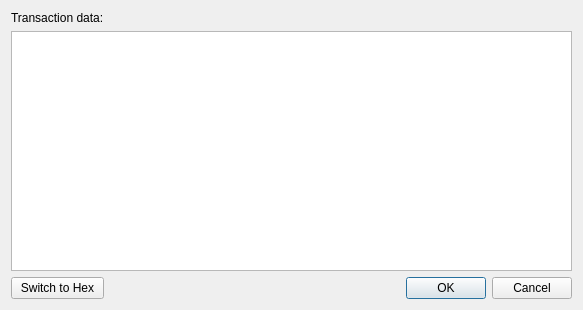
<?xml version="1.0" encoding="UTF-8"?>
<ui version="4.0">
 <class>TransactionPreview</class>
 <widget class="QDialog" name="TransactionPreview">
  <property name="geometry">
   <rect>
    <x>0</x>
    <y>0</y>
    <width>583</width>
    <height>310</height>
   </rect>
  </property>
  <property name="windowTitle">
   <string>Transaction preview</string>
  </property>
  <layout class="QGridLayout" name="gridLayout">
   <item row="0" column="0">
    <widget class="QLabel" name="descriptionLabel">
     <property name="text">
      <string>Transaction data:</string>
     </property>
    </widget>
   </item>
   <item row="1" column="0" colspan="2">
    <widget class="QTextBrowser" name="txBrowser"/>
   </item>
   <item row="2" column="0">
    <widget class="QPushButton" name="switchFormat">
     <property name="text">
      <string>Switch to Hex</string>
     </property>
    </widget>
   </item>
   <item row="2" column="1">
    <widget class="QDialogButtonBox" name="tx">
     <property name="orientation">
      <enum>Qt::Horizontal</enum>
     </property>
     <property name="standardButtons">
      <set>QDialogButtonBox::Cancel|QDialogButtonBox::Ok</set>
     </property>
    </widget>
   </item>
  </layout>
 </widget>
 <resources/>
 <connections>
  <connection>
   <sender>tx</sender>
   <signal>accepted()</signal>
   <receiver>TransactionPreview</receiver>
   <slot>accept()</slot>
   <hints>
    <hint type="sourcelabel">
     <x>248</x>
     <y>254</y>
    </hint>
    <hint type="destinationlabel">
     <x>157</x>
     <y>274</y>
    </hint>
   </hints>
  </connection>
  <connection>
   <sender>tx</sender>
   <signal>rejected()</signal>
   <receiver>TransactionPreview</receiver>
   <slot>reject()</slot>
   <hints>
    <hint type="sourcelabel">
     <x>316</x>
     <y>260</y>
    </hint>
    <hint type="destinationlabel">
     <x>286</x>
     <y>274</y>
    </hint>
   </hints>
  </connection>
 </connections>
</ui>
